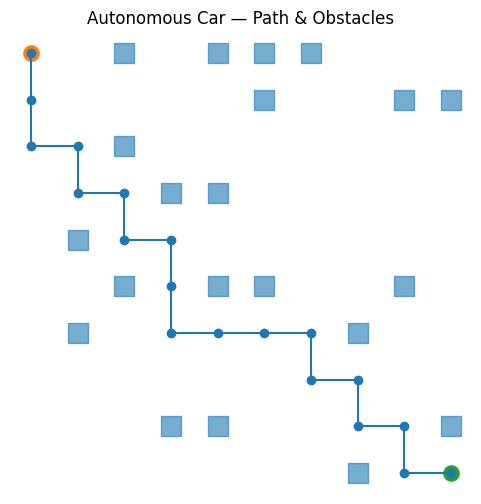

This figure's Python source:
import os
import numpy as np
import matplotlib.pyplot as plt

from env.environment_v2 import Environment
from agents.qlearning_agent import QLearningAgent

# ---- đường dẫn ----
BASE_DIR = os.path.dirname(os.path.abspath(__file__))
MODEL_PATH = os.path.join(os.path.dirname(__file__), "..", "results", "trained_model.pkl")
OUT_PATH = os.path.join(BASE_DIR, "demo_visualization.png")


# ---- xoá file an toàn ----
def safe_remove(path):
    if os.path.exists(path):
        try:
            os.remove(path)
        except PermissionError:
            print(f"⚠ Không xoá được {path} (có thể đang mở).")


def greedy_action(agent, state):
    """Chọn action greedy từ Q-table."""
    if hasattr(agent, "choose_best_action"):
        return int(agent.choose_best_action(state))
    return int(np.argmax(agent.q_table[state]))


def run_once():
    # môi trường
    env = Environment(grid_size=10)
    gs = env.grid_size
    env.use_shaping = False  # minh hoạ không shaping

    # Khởi tạo agent rồi load model
    # QLearningAgent nhận base_state_size = grid*grid, bên trong tự nhân 16
    state_size = gs * gs
    action_size = len(Environment.ACTIONS)
    agent = QLearningAgent(
        state_size=state_size,
        action_size=action_size,
        learning_rate=0.2,
        discount_factor=0.99,
        epsilon=0.0, epsilon_decay=1.0, epsilon_min=0.0,
    )
    agent.load_model(MODEL_PATH)

    # RESET trước -> snapshot obstacles/goal chuẩn theo episode
    state = env.reset()
    grid0 = env.get_grid()
    obs_y, obs_x = np.where(grid0 == 1)        # chướng ngại vật
    gy, gx = env.get_goal_position()           # (row, col)
    goal_xy = (int(gx), int(gy))               # vẽ theo (x,y)

    # Chạy một episode greedy (không thăm dò)
    path_states = [state]
    for _ in range(200):
        a = greedy_action(agent, state)
        state, reward, done = env.step(a)
        path_states.append(state)
        if done:
            break

    # Chuyển state mã hoá -> (x,y) bằng decode_pos của Env_v2
    xs, ys = [], []
    for s in path_states:
        r, c = env.decode_pos(s)  # (row, col)
        xs.append(int(c))
        ys.append(int(r))

    # Vẽ bản đồ
    plt.figure(figsize=(6, 6))
    plt.scatter(obs_x, obs_y, marker="s", s=200, alpha=0.6)  # chướng ngại vật
    plt.plot(xs, ys, marker="o")                             # đường đi
    plt.scatter([0], [0], s=120)                             # start
    plt.scatter([goal_xy[0]], [goal_xy[1]], s=120)           # goal
    plt.gca().invert_yaxis()
    plt.gca().set_aspect("equal", adjustable="box")
    plt.axis("off")
    plt.title("Autonomous Car — Path & Obstacles")

    safe_remove(OUT_PATH)
    plt.savefig(OUT_PATH, bbox_inches="tight")
    plt.close()
    print("Saved:", OUT_PATH)


if __name__ == "__main__":
    run_once()
